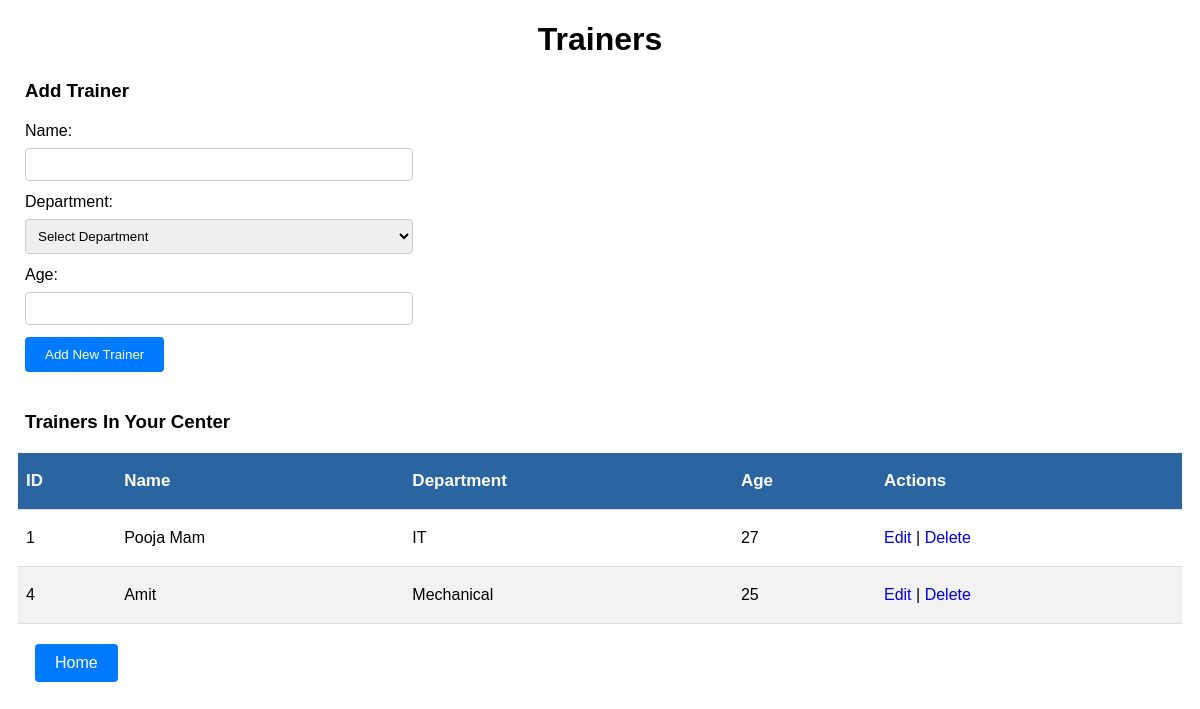
Screenshot of /trainers/ with the database file from the repository.
### management_app/models.py (models this page shows, shortened)
class Trainers(models.Model):
    name = models.CharField(max_length = 50)
    department = models.CharField(max_length = 50)
    age = models.CharField(max_length = 50)
    class Meta:
        db_table = "trainers"

### management_app/views.py (the view)
# urls.py: path('trainers/',views.trainers,name ="trainers"),
def trainers(request):
    trainers = Trainers.objects.all()
    return render(request,"addtrainer.html",{'trainers':trainers})

### templates/addtrainer.html (shortened to what this page needs)
<!DOCTYPE html>
<html lang="en">
<head>
</head>
<body>
    <center><h1>Trainers</h1></center>
    <h3>Add Trainer</h3>
    <form method = "post" action = "{% url 'addtrainer' %}">
            <label for="name">Name:</label>
            <input type="text" id="name" name="name"><br>
            <label for="department"> Department: </label>
            <select id="department" name="department">
            <option value="">Select Department</option>
            </select><br>
            <label for="age">Age:</label>
            <input type="text" id="age" name="age"><br>
            <input type = "submit" value = "Add New Trainer"><br>
    </form>
    <h3>Trainers In Your Center</h3>
    <table>
        <thead>
            <tr>
                <th>ID</th>
                <th>Name</th>
                <th>Department</th>
                <th>Age</th>
                <th>Actions</th>
            </tr>
        </thead>
        <tbody>
            {% for t in trainers %}
            <tr>
                <td>{{ t.id }}</td>
                <td>{{ t.name }}</td>
                <td>{{ t.department }}</td>
                <td>{{ t.age }}</td>
                <td><a href = "/traineredit/{{ t.id }}"style="text-decoration: none;">Edit</a> | <a href = "/tdelete/{{ t.id }}"style="text-decoration: none;">Delete</a></td>
            </tr>
            {% endfor %}
        </tbody>
    </table>
        <a href="/home"class="button">Home</a>
</body>
</html>

### templates/addtrainer.html (style rules this page uses)
body { font-family: Arial, sans-serif; margin: 0; padding: 0; }
form { width: 400px; margin: 0 auto; padding: 20px; margin-left:5px; }
label { display: block; margin-bottom: 8px; }
input[type="text"], input[type="number"], select, textarea { width: calc(100% - 12px); padding: 8px; margin-bottom: 12px; border: 1px solid #ccc; border-radius: 4px; box-sizing: border-box; }
input[type="submit"] { background-color: #007bff; color: #fff; border: none; border-radius: 4px; padding: 10px 20px; cursor: pointer; }
table { width: 97%; margin: 20px auto; border-collapse: collapse; }
th, td { border: none; text-align: left; padding: 8px; height: 40px; border-bottom: 1px solid #ddd; overflow: hidden; text-overflow: ellipsis; white-space: nowrap; }
th { background-color:#2a65a1; color: white; font-weight: bold; font-size:17px; }
tr:nth-child(even) { background-color: #f2f2f2; }
.button { display: inline-block; padding: 10px 20px; background-color: #007bff; color: #fff; text-decoration: none; border: none; border-radius: 4px; cursor: pointer; transition: background-color 0.3s; margin-left:35px; }
h3 { margin-left:25px; margin-bottom:0px; }

### rows the page displays
Trainers: id "1", name "Pooja Mam", department "IT", age "27"
Trainers: id "4", name "Amit", department "Mechanical", age "25"
